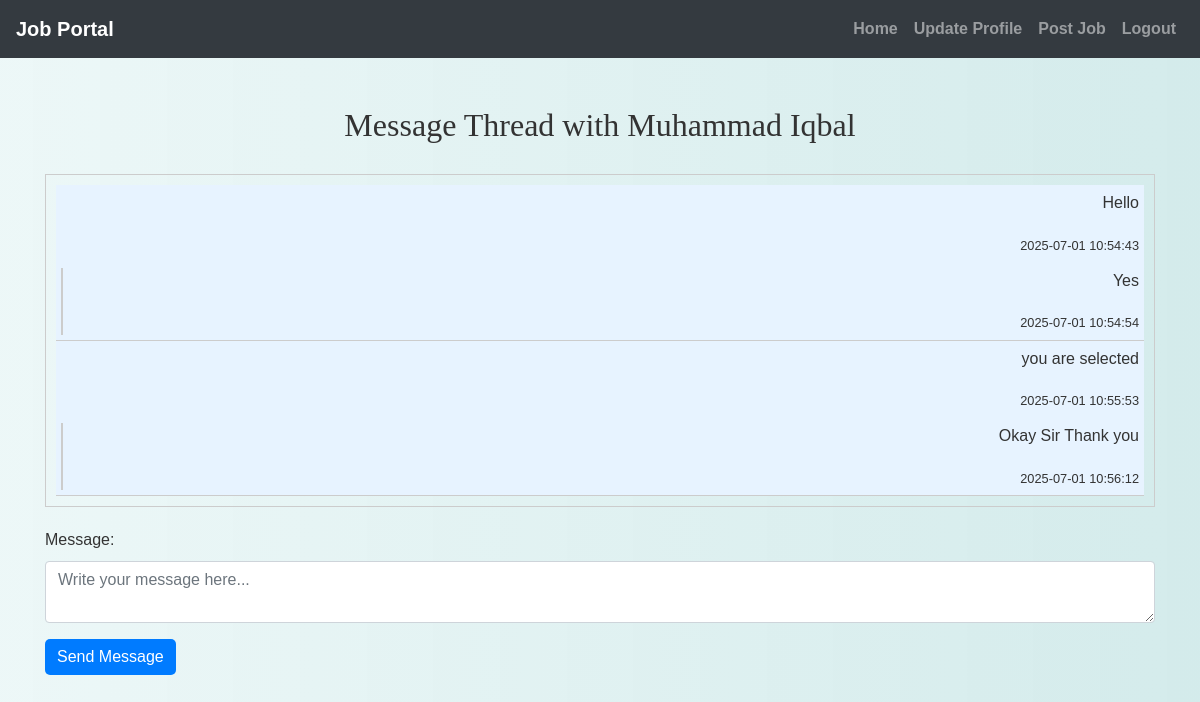
The page /recruiter/view_messages.php?candidate_id=2&job_id=1 (signed in) on the database its author committed.
### tables this page shows
CREATE TABLE `candidates` (
  `candidate_id` int(11) NOT NULL,
  `first_name` varchar(100) DEFAULT NULL,
  `last_name` varchar(100) DEFAULT NULL,
  `address` text DEFAULT NULL,
  `phone_number` varchar(20) DEFAULT NULL,
  `resume_url` varchar(255) DEFAULT NULL,
  `skills` text DEFAULT NULL,
  `experience` text DEFAULT NULL,
  `education` text DEFAULT NULL
);

CREATE TABLE `messages` (
  `id` int(11) NOT NULL,
  `sender_id` int(11) NOT NULL,
  `receiver_id` int(11) NOT NULL,
  `message_text` text DEFAULT NULL,
  `sent_datetime` datetime DEFAULT current_timestamp(),
  `reply_text` text DEFAULT NULL,
  `reply_datetime` datetime DEFAULT NULL
);

### recruiter/view_messages.php (the view, shortened to what this page needs)
<?php
include('config.php');
$candidate_id = $_GET['candidate_id'];
$recruiter_id = $_SESSION["id"];
$sql = "SELECT * FROM messages WHERE (sender_id = ? AND receiver_id = ?) OR (sender_id = ? AND receiver_id = ?) ORDER BY sent_datetime";
$stmt = mysqli_prepare($conn, $sql);
mysqli_stmt_bind_param($stmt, "iiii", $recruiter_id, $candidate_id, $candidate_id, $recruiter_id);
mysqli_stmt_execute($stmt);
$result = mysqli_stmt_get_result($stmt);
$messages = mysqli_fetch_all($result, MYSQLI_ASSOC);
$sql = "SELECT first_name, last_name FROM Candidates WHERE candidate_id = ?";
$stmt = mysqli_prepare($conn, $sql);
mysqli_stmt_bind_param($stmt, "i", $candidate_id);
mysqli_stmt_execute($stmt);
$result = mysqli_stmt_get_result($stmt);
$candidate = mysqli_fetch_assoc($result);
?>
<!DOCTYPE html>
<html>
<head>
    <link rel="stylesheet" href="https://maxcdn.bootstrapcdn.com/bootstrap/4.5.2/css/bootstrap.min.css">
    <link rel="stylesheet" href="./css/style.css">
</head>
<body>
<?php include('navbar.php'); ?>
<div class="container mt-5 mb-5">
    <h2>Message Thread with <?php echo $candidate['first_name'] . ' ' . $candidate['last_name']; ?></h2>
    <div class="message-thread">
        <?php foreach ($messages as $message): ?>
            <div class="message <?php echo $message['sender_id'] == $recruiter_id ? 'recruiter-message' : 'candidate-message'; ?>">
                <p><?php echo $message['message_text']; ?></p>
                <small><?php echo $message['sent_datetime']; ?></small>
                <?php if ($message['reply_text']): ?>
                    <div class="reply">
                        <p><?php echo $message['reply_text']; ?></p>
                        <small><?php echo $message['reply_datetime']; ?></small>
                    </div>
                <?php endif; ?>
            </div>
        <?php endforeach; ?>
    </div>
    <form action="send_message.php" method="post">
        <div class="form-group">
            <label for="message_text">Message:</label>
            <textarea name="message_text" class="form-control" placeholder="Write your message here..." required></textarea>
        </div>
        <button type="submit" class="btn btn-primary">Send Message</button>
    </form>
</div>
</body>
</html>

### recruiter/css/style.css (style rules this page uses)
body { background: linear-gradient(90deg, rgba(233, 246, 246, 0.831), rgba(207, 233, 233, 0.9)); font-family: 'Arial', sans-serif; color: #333; line-height: 1.6; }
h1, h2, h3, h4 { text-align: center; margin-top: 30px; margin-bottom: 30px; font-family: 'Georgia', serif; }
.container { margin-bottom: 40px; }
.btn-primary { color: #fff; border: none; border-radius: 5px; cursor: pointer; transition: background-color 0.3s ease; }

### recruiter/view_messages.php (style rules this page uses)
.message-thread { border: 1px solid #ccc; padding: 10px; margin-bottom: 20px; }
.message { border-bottom: 1px solid #ccc; padding: 5px; }
.recruiter-message { text-align: right; background-color: #e7f3ff; }
.reply { margin-top: 10px; padding-left: 20px; border-left: 2px solid #ccc; }

### rows shown on the page
candidates: first_name "Muhammad", last_name "Iqbal"
messages: message_text "Hello", sent_datetime "2025-07-01 10:54:43", reply_text "Yes", reply_datetime "2025-07-01 10:54:54"
messages: message_text "you are selected", sent_datetime "2025-07-01 10:55:53", reply_text "Okay Sir Thank you", reply_datetime "2025-07-01 10:56:12"
